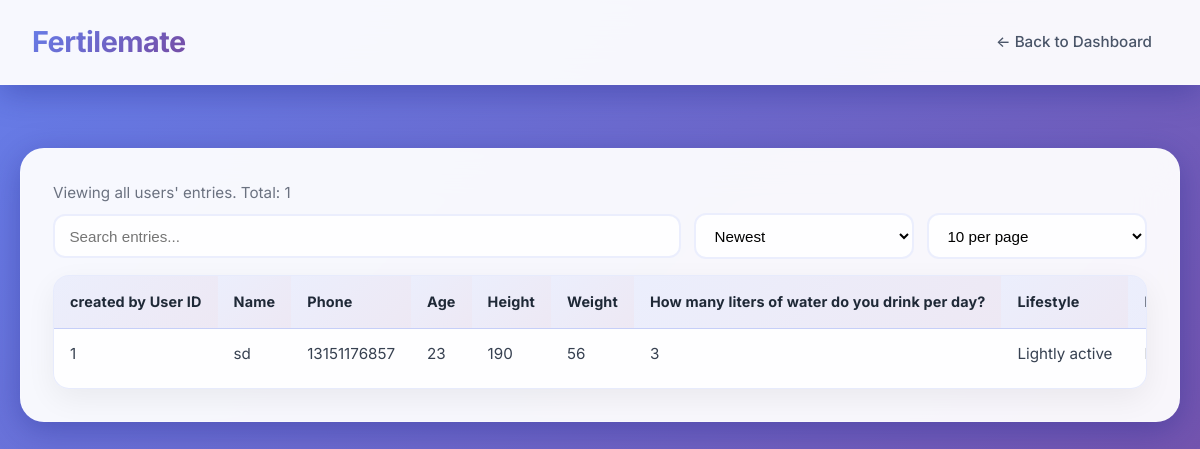
The page /male_data (signed in) on the database as committed earlier.
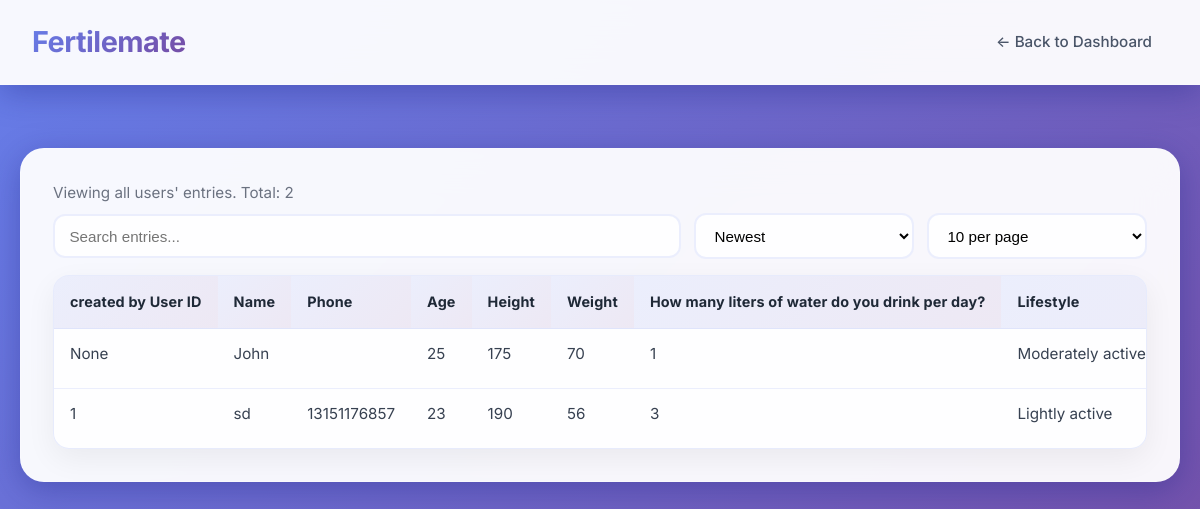
The same page on the database as committed later.
### app.py (models this page shows)
class MaleEntryFlat(db.Model):
    id = db.Column(db.Integer, primary_key=True)
    entry_id = db.Column(db.Integer, db.ForeignKey('male_entry.id'), nullable=True)
    user_id = db.Column(db.Integer, db.ForeignKey('user.id'), nullable=True)
    name = db.Column(db.String(120))
    phone = db.Column(db.String(64))
    age = db.Column(db.String(16))
    height = db.Column(db.String(16))
    weight = db.Column(db.String(16))
    water_per_day = db.Column(db.String(16))
    lifestyle = db.Column(db.String(64))
    sperm_test = db.Column(db.String(16))
    diet = db.Column(db.String(64))
    breakfast_time = db.Column(db.String(16))
    dinner_time = db.Column(db.String(16))
    num_meals = db.Column(db.String(16))
    alcohol = db.Column(db.String(16))
    sleep_hours = db.Column(db.String(32))
    sleep_difficulty = db.Column(db.String(16))
    predicted_goal_type = db.Column(db.String(128))
    created_at = db.Column(db.DateTime, default=datetime.utcnow)

### app.py (the view)
@app.route('/male_data')
@login_required
def male_data_page():
    role = session.get('role', 'user')
    if role == 'admin':
        flats = MaleEntryFlat.query.order_by(MaleEntryFlat.created_at.desc()).all()
    else:
        flats = MaleEntryFlat.query.filter_by(user_id=session.get('user_id')).order_by(MaleEntryFlat.created_at.desc()).all()
    rows = []
    for f in flats:
        rows.append({
            'flat_id': f.id,
            'id': f.entry_id or f.id,
            'user_id': f.user_id,
            'name': f.name,
            'phone': f.phone,
            'age': f.age,
            'height': f.height,
            'weight': f.weight,
            'water_per_day': f.water_per_day,
            'lifestyle': f.lifestyle,
            'sperm_test': f.sperm_test,
            'diet': f.diet,
            'breakfast_time': f.breakfast_time,
            'dinner_time': f.dinner_time,
            'num_meals': f.num_meals,
            'alcohol': f.alcohol,
            'sleep_hours': f.sleep_hours,
            'sleep_difficulty': f.sleep_difficulty,
            'goal_type': f.predicted_goal_type,
            'created': f.created_at.strftime('%Y-%m-%d %H:%M') if f.created_at else ''
        })
    return render_template('male_data.html', role=role, rows=rows)

### app.py (called while the page is built)
def login_required(view_function):
    @wraps(view_function)
    def wrapper(*args, **kwargs):
        if not session.get('logged_in'):
            return redirect(url_for('login'))
        return view_function(*args, **kwargs)
    return wrapper

### templates/male_data.html (shortened to what this page needs)
<!DOCTYPE html>
<html lang="en">
<head>
</head>
<body>
  <div class="navbar">
    <div class="logo">Fertilemate</div>
    <nav><a href="/">← Back to Dashboard</a></nav>
  </div>
  <div class="container">
    <p class="muted">Viewing {{ 'all users\' entries' if role == 'admin' else 'your entries' }}. Total: {{ rows|length }}</p>
    <div class="toolbar">
      <input id="searchInput" type="text" placeholder="Search entries..." aria-label="Search">
      <select id="sortSelect" aria-label="Sort">
        <option value="created_desc">Newest</option>
      </select>
      <select id="pageSizeSelect" aria-label="Rows per page">
        <option value="10">10 per page</option>
      </select>
    </div>
    <div class="table-container">
      <table>
        <thead>
          <tr>
            {% if role == 'admin' %}<th>created by User ID</th>{% endif %}
            <th>Name</th>
            <th>Phone</th>
            <th>Age</th>
            <th>Height</th>
            <th>Weight</th>
            <th>How many liters of water do you drink per day?</th>
            <th>Lifestyle</th>
            <th>Have you completed a sperm concentration test?</th>
          </tr>
        </thead>
        <tbody>
          {% for r in rows %}
          <tr data-name="{{ (r.name or '')|lower }}" data-phone="{{ (r.phone or '')|lower }}" data-created="{{ r.created }}">
            {% if role == 'admin' %}<td>{{ r.user_id }}</td>{% endif %}
            <td>{{ r.name }}</td>
            <td>{{ r.phone }}</td>
            <td>{{ r.age }}</td>
            <td>{{ r.height }}</td>
            <td>{{ r.weight }}</td>
            <td>{{ r.water_per_day }}</td>
            <td>{{ r.lifestyle }}</td>
            <td>{{ r.sperm_test }}</td>
          </tr>
          {% endfor %}
        </tbody>
      </table>
    </div>
  </div>
</body>
</html>

Rows that differ between the two databases and show on the page:
added MaleEntryFlat: user_id "None", name "John", age "25", height "175", weight "70", water_per_day "1", lifestyle "Moderately active…"
Other text that changed with them:
{{ rows|length }}: "1" → "2"
